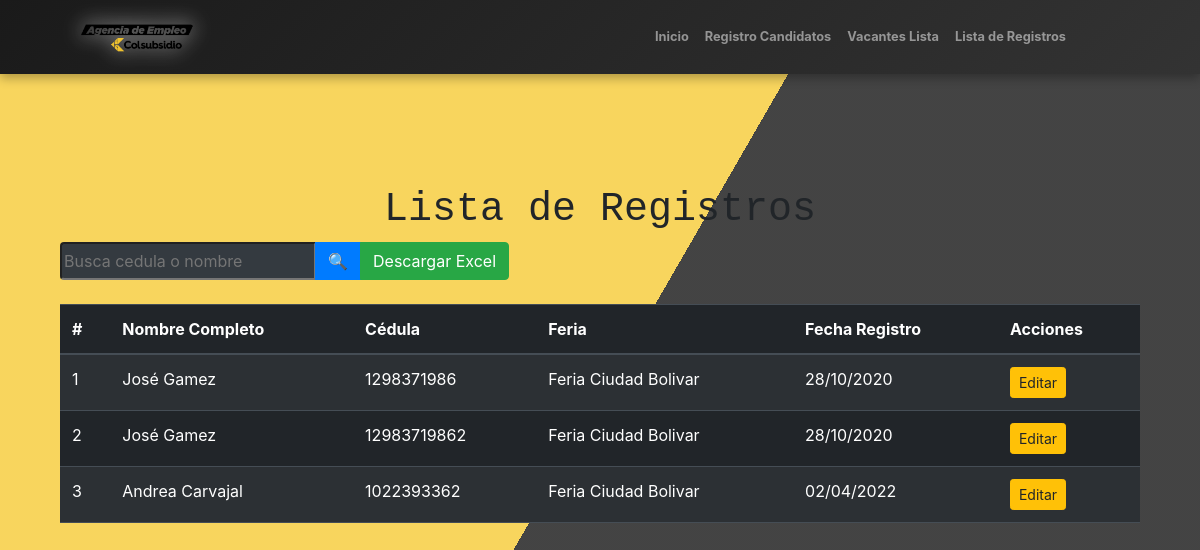
The app's page /registros/, older data.
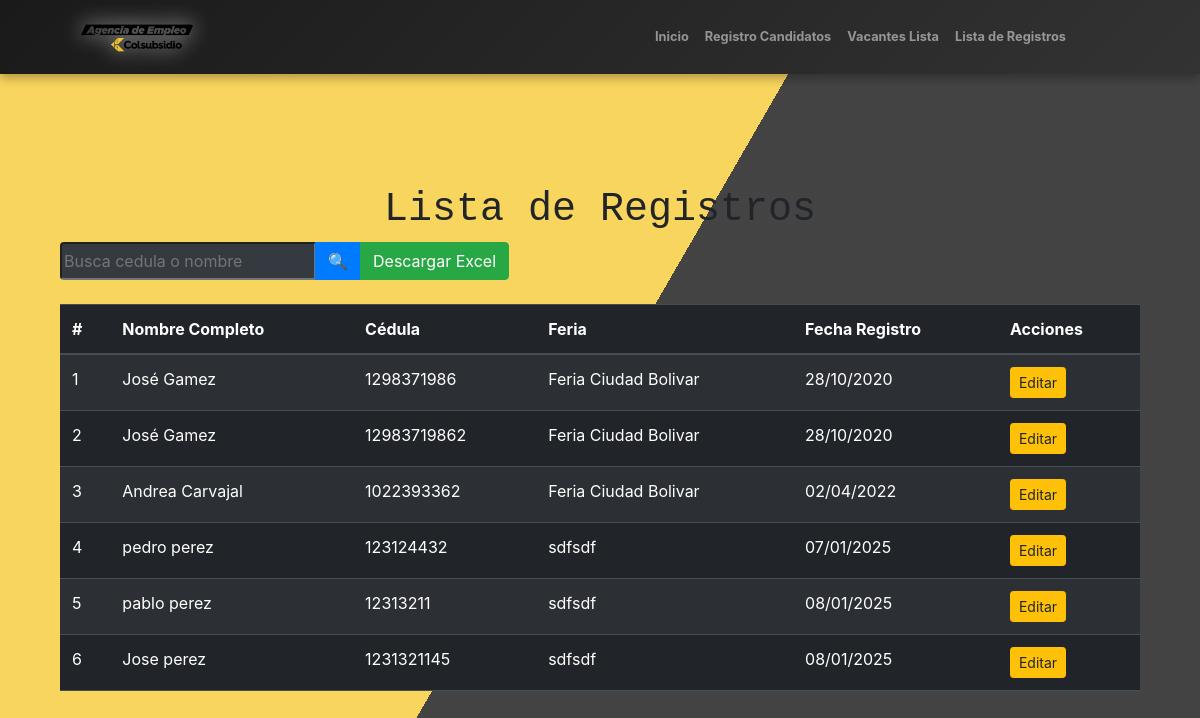
The same page, newer data.
### vacantes/models.py (models this page shows, shortened)
class RegistroCandidato(models.Model):
    SEX_CHOICES = [
        ('M', 'Mujer'),
        ('H', 'Hombre'),
        ('I', 'Intersexual'),
    ]
    DOCUMENT_TYPE_CHOICES = [
        ('CC', 'CEDULA DE CIUDADANIA'),
        ('PEP', 'PERMISO ESPECIAL DE PERMANENCIA'),
        ('TI', 'TARJETA DE IDENTIDAD'),
        ('DNI', 'DOCUMENTO NACIONAL DE IDENTIFICACION'),
        ('PAS', 'PASAPORTE'),
        ('CE', 'CEDULA DE EXTRANJERIA'),
    ]
    EDUCATION_LEVEL_CHOICES = [
        ('BP', 'BASICA PRIMARIA'),
        ('BS', 'BASICA SECUNDARIA'),
        ('BA', 'BACHILLER ACADEMICO'),
        ('EBA', 'ESTUDIANTE BACHILLER ACADEMICO'),
        ('TL', 'TECNICO LABORAL/PROFESIONAL'),
        ('ETL', 'ESTUDIANTE TECNICO LABORAL/PROFESIONAL'),
        ('T', 'TECNOLOGO'),
        ('ET', 'ESTUDIANTE TECNOLOGO'),
        ('P', 'PROFESIONAL'),
        ('EP', 'ESTUDIANTE PROFESIONAL'),
        ('PG', 'POSGRADO'),
    ]
    SCHEDULE_CHOICES = [
        ('FT', 'TIEMPO COMPLETO'),
        ('PT', 'MEDIO TIEMPO'),
        ('WE', 'FINES DE SEMANA'),
    ]
    SALARY_CHOICES = [
        ('<1', 'Menos de 1 SMMLV'),
        ('1-2', '1 a 2 SMMLV'),
        ('2-4', '2 a 4 SMMLV'),
        ('4-6', '4 a 6 SMMLV'),
        ('6-9', '6 a 9 SMMLV'),
        ('9-12', '9 a 12 SMMLV'),
        ('12-15', '12 a 15 SMMLV'),
        ('15-19', '15 a 19 SMMLV'),
        ('>20', '20 SMMLV en adelante'),
    ]
    DISABILITY_CHOICES = [
        ('SI', 'Sí'),
        ('NO', 'No'),
    ]
    SISE_CHOICES = [
        ('SI', 'Sí'),
        ('NO', 'No'),
    ]
    RECRUITER_CHOICES = [
        ('NN', 'No conoce el nombre'),
        ('AAM', 'Angel Andres Moyano Molano'),
        ('DAP', 'Diego Alejandro Parra Pinto'),
        ('EJC', 'Erika Julieth Cristancho Pérez'),
    ]
    feria = models.CharField(max_length=100)
    fecha_feria = models.DateField()
    sexo = models.CharField(max_length=1, choices=SEX_CHOICES)
    tipo_documento = models.CharField(max_length=3, choices=DOCUMENT_TYPE_CHOICES)
    numero_documento = models.CharField(max_length=20, unique=True)
    nombres = models.CharField(max_length=100)
    apellidos = models.CharField(max_length=100)
    numero_celular = models.CharField(max_length=15)
    correo_electronico = models.EmailField()
    fecha_nacimiento = models.DateField()
    formacion_academica = models.CharField(max_length=3, choices=EDUCATION_LEVEL_CHOICES)
    programa_academico = models.CharField(max_length=100)
    experiencia_laboral = models.TextField(blank=True, null=True)
    interes_ocupacional = models.TextField(blank=True, null=True)
    localidad_municipio = models.CharField(max_length=100)
    candidato_discapacidad = models.CharField(max_length=2, choices=DISABILITY_CHOICES)
    tipo_discapacidad = models.CharField(max_length=100, blank=True, null=True)
    horario_interesado = models.CharField(max_length=2, choices=SCHEDULE_CHOICES)
    aspiracion_salarial = models.CharField(max_length=5, choices=SALARY_CHOICES)
    registrado_en_sise = models.CharField(max_length=2, choices=SISE_CHOICES)
    tecnico_seleccion = models.CharField(max_length=3, choices=RECRUITER_CHOICES)
    vacantes_disponibles = models.ManyToManyField(Vacante, related_name="candidatos", blank=True)
    class Meta:
        verbose_name = "Registro de Candidato"
        verbose_name_plural = "Registros de Candidatos"

### vacantes/views.py (the view, shortened to what this page needs)
# urls.py: path('registros/', views.lista_registros, name='lista_registros'),
def lista_registros(request):
    query = request.GET.get('q', '')  # Captura el término de búsqueda
    registros = RegistroCandidato.objects.all()
    context = {
        'registros': registros,
        'query': query
    }
    return render(request, 'lista_registros.html', context)

### vacantes/templates/lista_registros.html (shortened to what this page needs)
{% extends 'base.html' %}
{% block contenido %}
<div class="container mt-5">
    <h1 class="text-center">Lista de Registros</h1>
    <form method="get" class="mb-4">
        <div class="input-group">
            <input class="text-white bg-dark" type="text" name="q" value="{{ query }}" class="form-control" placeholder="Busca cedula o nombre">
            <div class="input-group-append">
                <button class="btn btn-primary" type="submit">🔍</button>
                <a href="{% url 'descargar_excel' %}" class="btn btn-success">Descargar Excel</a>
            </div>
        </div>
    </form>
    <table class="table table-dark table-striped">
        <thead>
            <tr>
                <th>#</th>
                <th>Nombre Completo</th>
                <th>Cédula</th>
                <th>Feria</th>
                <th>Fecha Registro</th>
                <th>Acciones</th>
            </tr>
        </thead>
        <tbody>
            {% for registro in registros %}
                <tr>
                    <td>{{ forloop.counter }}</td>
                    <td>{{ registro.nombres }} {{ registro.apellidos }}</td>
                    <td>{{ registro.numero_documento }}</td>
                    <td>{{ registro.feria }}</td>
                    <td>{{ registro.fecha_feria|date:"d/m/Y" }}</td>
                    <td>
                        <a href="{% url 'editar_registro' registro.pk %}" class="btn btn-warning btn-sm">Editar</a>
                    </td>
                </tr>
            {% empty %}
                <tr>
                    <td colspan="5" class="text-center">No se encontraron registros.</td>
                </tr>
            {% endfor %}
        </tbody>
    </table>
</div>
{% endblock %}

### vacantes/templates/base.html (shortened to what this page needs)
{% load static %}
<!doctype html>
<html lang="es">
<head>
    <link href="https://cdn.jsdelivr.net/npm/bootstrap@5.3.2/dist/css/bootstrap.min.css" rel="stylesheet" />
    <link href="{% static 'css/styles.css' %}" rel="stylesheet" />
    <link rel="stylesheet" href="https://stackpath.bootstrapcdn.com/bootstrap/4.5.2/css/bootstrap.min.css">
</head>
<body>
    <nav class="navbar navbar-expand-lg navbar-dark py-3">
        <div class="container px-5">
            <a class="navbar-brand" href="{% url 'inicio' %}">
                <span class="fw-bolder text-light">
                    <img src="{% static 'app/imagenes/AGENCIA_DE_EMPLEO_AMARILLO.png' %}" width="120" height="30" class="img-fluid shadow-img">
                </span>
            </a>
            <div class="collapse navbar-collapse" id="navbarSupportedContent">
                <ul class="navbar-nav ms-auto mb-2 mb-lg-0 small fw-bolder">
                    <li class="nav-item">
                        <a class="nav-link" href="{% url 'inicio' %}">Inicio</a>
                    </li>
                    <li class="nav-item">
                        <a class="nav-link" href="{% url 'registro_candidato' %}">Registro Candidatos</a>
                    </li>
                    <li class="nav-item">
                        <a class="nav-link" href="{% url 'lista_vacantes' %}">Vacantes Lista</a>
                    </li>
                    <li class="nav-item">
                        <a class="nav-link" href="{% url 'lista_registros' %}">Lista de Registros</a>
                    </li>
                    <li class="nav-item">
                        <a class="nav-link" href="">
                        </a>
                    </li>
                </ul>
            </div>
        </div>
    </nav>
    <br>
    <br>
    <div class="container">
        <div class="row">
            <div class="col-12">
                {% block contenido %}
                {% endblock contenido %}
            </div>
        </div>
    </div>
</body>
</html>

### vacantes/static/css/styles.css (style rules this page uses)
.input-group input { border-radius: 0.25rem 0 0 0.25rem; }
.table th, .table td { vertical-align: middle; }
body { font-family: Arial, sans-serif; background-color: #f8f9fa; }
button { background-color: #f8d047; border: none; padding: 10px; color: white; font-size: 16px; cursor: pointer; border-radius: 4px; }
h1 { font-family:monospace; }

### vacantes/templates/base.html (style rules this page uses)
.navbar-brand img { border-radius: 15px; filter: drop-shadow(0 0 10px rgba(255, 255, 255, 0.8)); transition: transform 0.3s ease; }
.navbar { background: linear-gradient(135deg, #2a2a2a, #3d3d3d); box-shadow: 0 4px 10px rgba(0, 0, 0, 0.3); transition: background-color 0.5s ease, transform 0.3s ease-in-out; }
.navbar-nav .nav-link { color: #f8d047; transition: color 0.3s ease-in-out, transform 0.3s ease-in-out; }
.navbar-brand img { transition: transform 0.3s ease; }

Row changes from the older to the newer data that the page shows:
added RegistroCandidato: nombres "pedro", apellidos "perez", numero_documento "123124432", feria "sdfsdf", fecha_feria "07/01/2025"
added RegistroCandidato: nombres "pablo", apellidos "perez", numero_documento "12313211", feria "sdfsdf", fecha_feria "08/01/2025"
added RegistroCandidato: nombres "Jose", apellidos "perez", numero_documento "1231321145", feria "sdfsdf", fecha_feria "08/01/2025"
